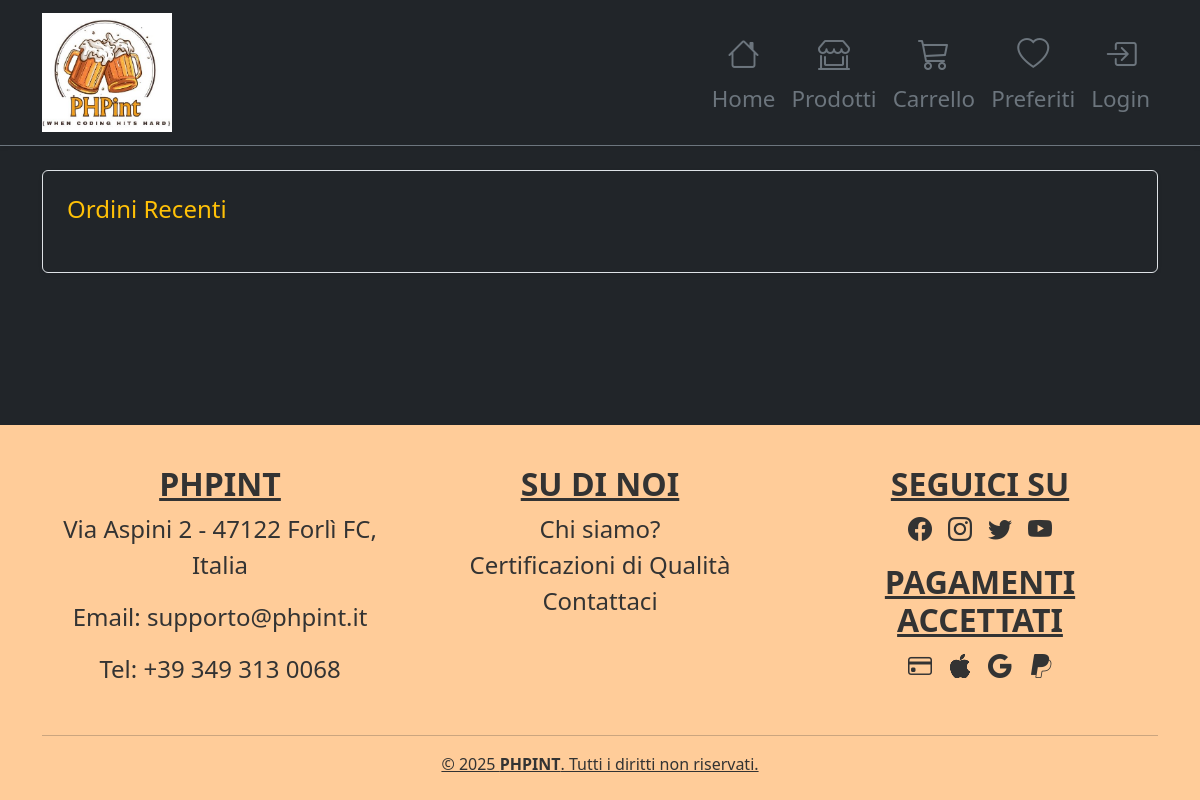
Page /storicoordini.php on the earlier database version.
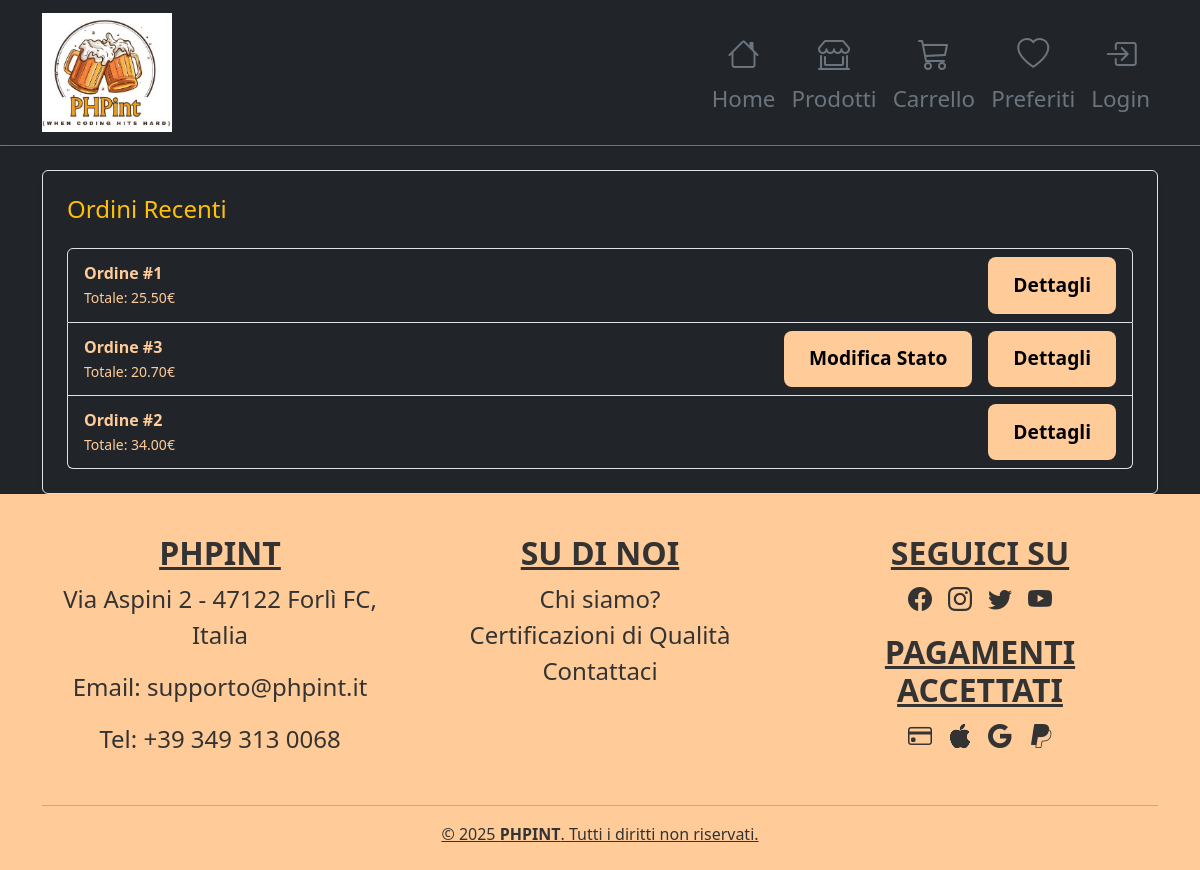
Same page on the later database version.
### tables this page shows
CREATE TABLE ORDINE (
    username VARCHAR(50) NOT NULL,
    codiceOrdine INT NOT NULL,
    dataOrdine DATE NOT NULL,
    dataSpedizione DATE,
    dataArrivo DATE,
    dataPrevista DATE NOT NULL,
    stato VARCHAR(50) NOT NULL,
    totale DECIMAL(10, 2) NOT NULL,
    tipoPagamento VARCHAR(50) NOT NULL,
    indirizzo VARCHAR(255) NOT NULL,
    citta VARCHAR(50) NOT NULL,
    cap CHAR(5) NOT NULL,
    note TEXT,
    tipo VARCHAR(50) NOT NULL,
    scontoUsato INT,
    CONSTRAINT ID_ORDINE_ID PRIMARY KEY (username, codiceOrdine)
);

### storicoordini.php (called while the page is built)
<?php
require_once 'bootstrap.php';
$templateParams["titolo"] = "PHPint - Storico Ordini";
$templateParams["nome"] = "orderhistory.php";
$templateParams["ordini"] = $dbh->getAllOrders();
require 'template/base.php';

### db/database.php (called while the page is built, shortened)
<?php
class DatabaseHelper
{
    private $db;
    public function __construct($servername, $username, $password, $dbname, $port)
    {
        $this->db = new mysqli($servername, $username, $password, $dbname, $port);
    }
    public function getAllOrders()
    {
        $query = "SELECT * FROM ORDINE";
        $stmt = $this->db->prepare($query);
        $stmt->execute();
        $result = $stmt->get_result();
        return $result->fetch_all(MYSQLI_ASSOC);
    }
}

### bootstrap.php (called while the page is built, shortened)
<?php
require_once("db/database.php");
$dbh = new DatabaseHelper("localhost", "root", "", "er_2phpint", 3307);

### template/orderhistory.php (the view, shortened to what this page needs)
<main>
    <div class="container mt-4">
        <div class="border rounded p-4 shadow-sm bg-dark">
            <h4 class="text-warning mb-4">Ordini Recenti</h4>
            <ul class="list-group">
                <?php foreach ($templateParams["ordini"] as $order): ?>
                    <li class="list-group-item bg-dark  d-flex justify-content-between align-items-center ">
                        <span>
                            <strong>Ordine #<?php echo $order["codiceOrdine"]; ?></strong><br />
                            <small>Totale: <?php echo $order["totale"]; ?>€</small>
                        </span>
                        <div class="d-flex flex-column flex-md-row align-items-center">
                            <?php if ($order["dataArrivo"] === NULL): ?>
                                <button
                                    class="btn btn-sm me-md-2 mb-2 mb-md-0"
                                    data-bs-toggle="modal"
                                    data-bs-target="#modificaStatoModal-<?php echo $order['codiceOrdine']; ?>">
                                    Modifica Stato
                                </button>
                            <?php endif; ?>
                            <form action="dettagliordine.php" method="POST" class="ms-md-2">
                                <button type="submit" class="btn btn-sm ">Dettagli</button>
                            </form>
                        </div>
                    </li>
                <?php endforeach; ?>
            </ul>
        </div>
    </div>
</main>

Differences in the rows shown:
added ordine: codiceOrdine "1", totale "25.50"
added ordine: codiceOrdine "3", totale "20.70"
added ordine: codiceOrdine "2", totale "34.00"
